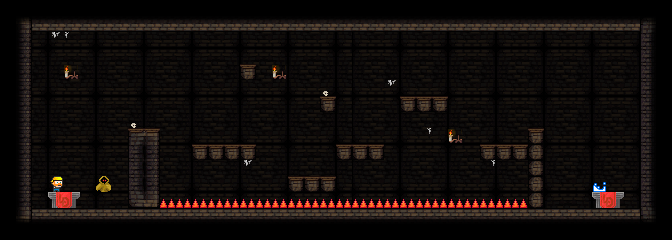

This is a level from a 2D game, rendered from its Tiled map with the project's own tilesets. A one-line summary and the map file follow, with tile-layer data summarised:
An orthogonal 42x15 tile map with 16x16 px tiles, 5 tile layers (back, deco, stage, unit, ...).

<map version="1.2" tiledversion="1.3.0" orientation="orthogonal" renderorder="right-down" compressionlevel="0" width="42" height="15" tilewidth="16" tileheight="16" infinite="0" nextlayerid="6" nextobjectid="4">
 <tileset firstgid="1" name="dungeonTileSet" tilewidth="16" tileheight="16" tilecount="1024" columns="32">
  <image source="dungeonTileset.png" width="512" height="512" />
 </tileset>
 <layer id="1" name="back" width="42" height="15">
  <data>[630 cells, 630 non-empty, 9 distinct tile ids]</data>
 </layer>
 <layer id="2" name="deco" width="42" height="15">
  <data>[630 cells, 11 non-empty, 4 distinct tile ids]</data>
 </layer>
 <layer id="3" name="stage" width="42" height="15">
  <data>[630 cells, 302 non-empty, 30 distinct tile ids]</data>
 </layer>
 <layer id="4" name="unit" width="42" height="15">
  <data>[630 cells, 26 non-empty, 4 distinct tile ids]</data>
 </layer>
 <layer id="5" name="fore" width="42" height="15">
  <data>[630 cells, 31 non-empty, 3 distinct tile ids]</data>
 </layer>
</map>